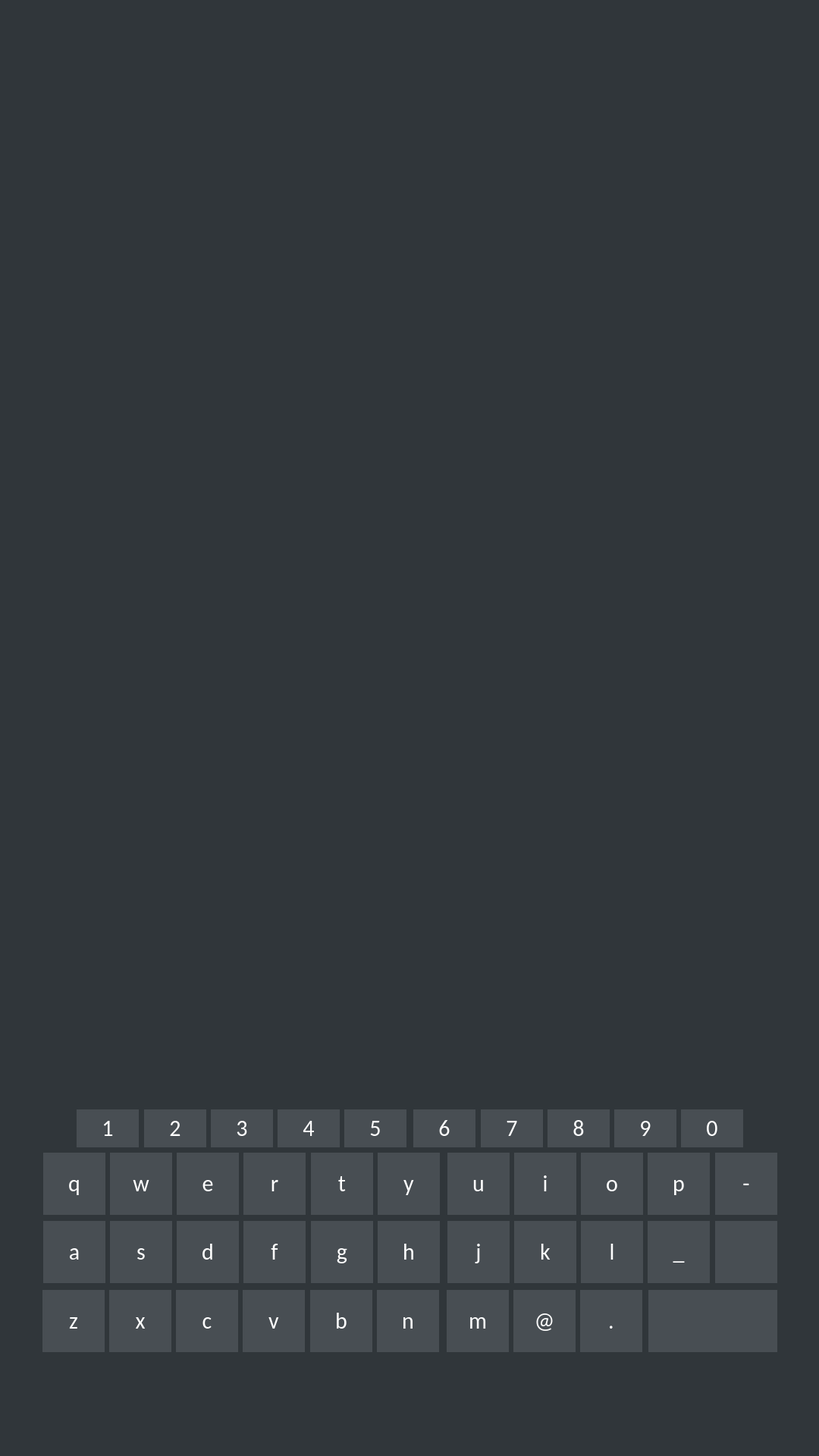
<?xml version="1.0" encoding="UTF-8"?>
<ui version="4.0">
 <class>emailMainWindow</class>
 <widget class="QMainWindow" name="emailMainWindow">
  <property name="geometry">
   <rect>
    <x>0</x>
    <y>0</y>
    <width>1080</width>
    <height>1920</height>
   </rect>
  </property>
  <property name="windowTitle">
   <string>MainWindow</string>
  </property>
  <widget class="QWidget" name="centralwidget">
   <widget class="QLabel" name="backgroundLabel">
    <property name="geometry">
     <rect>
      <x>0</x>
      <y>0</y>
      <width>1080</width>
      <height>1920</height>
     </rect>
    </property>
    <property name="styleSheet">
     <string notr="true">background-color: #30363A</string>
    </property>
    <property name="text">
     <string/>
    </property>
    <property name="pixmap">
     <pixmap>assets/EmailBackground.png</pixmap>
    </property>
   </widget>
   <widget class="QLabel" name="headerLabel">
    <property name="geometry">
     <rect>
      <x>0</x>
      <y>0</y>
      <width>1080</width>
      <height>189</height>
     </rect>
    </property>
    <property name="pixmap">
     <pixmap>assets/Header.png</pixmap>
    </property>
   </widget>
   <widget class="QPushButton" name="sendEmailButton">
    <property name="geometry">
     <rect>
      <x>347</x>
      <y>1215</y>
      <width>386</width>
      <height>108</height>
     </rect>
    </property>
    <property name="styleSheet">
     <string notr="true">background-image: url(assets/EmailSendButton.png);
border-style: outset;
border-width: 0px;
border-color: rgba(0,0,0,0);</string>
    </property>
    <property name="text">
     <string/>
    </property>
   </widget>
   <widget class="QLabel" name="label">
    <property name="geometry">
     <rect>
      <x>186</x>
      <y>925</y>
      <width>708</width>
      <height>48</height>
     </rect>
    </property>
    <property name="styleSheet">
     <string notr="true">font-family: TacticSans-Reg;
font-size: 40px;
color: #FFFFFF;</string>
    </property>
   </widget>
   <widget class="QPushButton" name="pushButton">
    <property name="geometry">
     <rect>
      <x>101</x>
      <y>1463</y>
      <width>82</width>
      <height>50</height>
     </rect>
    </property>
    <property name="styleSheet">
     <string notr="true">background-color: #484E53;
font-family: Calibri;
font-size: 30px;
color: #FFFFFF;
border-style: outset;
border-width: 0px;
border-color: rgba(0,0,0,0);</string>
    </property>
    <property name="text">
     <string>1</string>
    </property>
   </widget>
   <widget class="QPushButton" name="pushButton_2">
    <property name="geometry">
     <rect>
      <x>190</x>
      <y>1463</y>
      <width>82</width>
      <height>50</height>
     </rect>
    </property>
    <property name="styleSheet">
     <string notr="true">background-color: #484E53;
font-family: Calibri;
font-size: 30px;
color: #FFFFFF;
border-style: outset;
border-width: 0px;
border-color: rgba(0,0,0,0);</string>
    </property>
    <property name="text">
     <string>2</string>
    </property>
   </widget>
   <widget class="QPushButton" name="pushButton_3">
    <property name="geometry">
     <rect>
      <x>278</x>
      <y>1463</y>
      <width>82</width>
      <height>50</height>
     </rect>
    </property>
    <property name="styleSheet">
     <string notr="true">background-color: #484E53;
font-family: Calibri;
font-size: 30px;
color: #FFFFFF;
border-style: outset;
border-width: 0px;
border-color: rgba(0,0,0,0);</string>
    </property>
    <property name="text">
     <string>3</string>
    </property>
   </widget>
   <widget class="QPushButton" name="pushButton_4">
    <property name="geometry">
     <rect>
      <x>366</x>
      <y>1463</y>
      <width>82</width>
      <height>50</height>
     </rect>
    </property>
    <property name="styleSheet">
     <string notr="true">background-color: #484E53;
font-family: Calibri;
font-size: 30px;
color: #FFFFFF;
border-style: outset;
border-width: 0px;
border-color: rgba(0,0,0,0);</string>
    </property>
    <property name="text">
     <string>4</string>
    </property>
   </widget>
   <widget class="QPushButton" name="pushButton_5">
    <property name="geometry">
     <rect>
      <x>454</x>
      <y>1463</y>
      <width>82</width>
      <height>50</height>
     </rect>
    </property>
    <property name="styleSheet">
     <string notr="true">background-color: #484E53;
font-family: Calibri;
font-size: 30px;
color: #FFFFFF;
border-style: outset;
border-width: 0px;
border-color: rgba(0,0,0,0);</string>
    </property>
    <property name="text">
     <string>5</string>
    </property>
   </widget>
   <widget class="QPushButton" name="pushButton_6">
    <property name="geometry">
     <rect>
      <x>898</x>
      <y>1463</y>
      <width>82</width>
      <height>50</height>
     </rect>
    </property>
    <property name="styleSheet">
     <string notr="true">background-color: #484E53;
font-family: Calibri;
font-size: 30px;
color: #FFFFFF;
border-style: outset;
border-width: 0px;
border-color: rgba(0,0,0,0);</string>
    </property>
    <property name="text">
     <string>0</string>
    </property>
   </widget>
   <widget class="QPushButton" name="pushButton_7">
    <property name="geometry">
     <rect>
      <x>545</x>
      <y>1463</y>
      <width>82</width>
      <height>50</height>
     </rect>
    </property>
    <property name="styleSheet">
     <string notr="true">background-color: #484E53;
font-family: Calibri;
font-size: 30px;
color: #FFFFFF;
border-style: outset;
border-width: 0px;
border-color: rgba(0,0,0,0);</string>
    </property>
    <property name="text">
     <string>6</string>
    </property>
   </widget>
   <widget class="QPushButton" name="pushButton_8">
    <property name="geometry">
     <rect>
      <x>810</x>
      <y>1463</y>
      <width>82</width>
      <height>50</height>
     </rect>
    </property>
    <property name="styleSheet">
     <string notr="true">background-color: #484E53;
font-family: Calibri;
font-size: 30px;
color: #FFFFFF;
border-style: outset;
border-width: 0px;
border-color: rgba(0,0,0,0);</string>
    </property>
    <property name="text">
     <string>9</string>
    </property>
   </widget>
   <widget class="QPushButton" name="pushButton_9">
    <property name="geometry">
     <rect>
      <x>634</x>
      <y>1463</y>
      <width>82</width>
      <height>50</height>
     </rect>
    </property>
    <property name="styleSheet">
     <string notr="true">background-color: #484E53;
font-family: Calibri;
font-size: 30px;
color: #FFFFFF;
border-style: outset;
border-width: 0px;
border-color: rgba(0,0,0,0);</string>
    </property>
    <property name="text">
     <string>7</string>
    </property>
   </widget>
   <widget class="QPushButton" name="pushButton_10">
    <property name="geometry">
     <rect>
      <x>722</x>
      <y>1463</y>
      <width>82</width>
      <height>50</height>
     </rect>
    </property>
    <property name="styleSheet">
     <string notr="true">background-color: #484E53;
font-family: Calibri;
font-size: 30px;
color: #FFFFFF;
border-style: outset;
border-width: 0px;
border-color: rgba(0,0,0,0);</string>
    </property>
    <property name="text">
     <string>8</string>
    </property>
   </widget>
   <widget class="QPushButton" name="pushButton_11">
    <property name="geometry">
     <rect>
      <x>57</x>
      <y>1520</y>
      <width>82</width>
      <height>82</height>
     </rect>
    </property>
    <property name="styleSheet">
     <string notr="true">background-color: #484E53;
font-family: Calibri;
font-size: 30px;
color: #FFFFFF;
border-style: outset;
border-width: 0px;
border-color: rgba(0,0,0,0);</string>
    </property>
    <property name="text">
     <string>q</string>
    </property>
   </widget>
   <widget class="QPushButton" name="pushButton_12">
    <property name="geometry">
     <rect>
      <x>145</x>
      <y>1520</y>
      <width>82</width>
      <height>82</height>
     </rect>
    </property>
    <property name="styleSheet">
     <string notr="true">background-color: #484E53;
font-family: Calibri;
font-size: 30px;
color: #FFFFFF;
border-style: outset;
border-width: 0px;
border-color: rgba(0,0,0,0);</string>
    </property>
    <property name="text">
     <string>w</string>
    </property>
   </widget>
   <widget class="QPushButton" name="pushButton_13">
    <property name="geometry">
     <rect>
      <x>233</x>
      <y>1520</y>
      <width>82</width>
      <height>82</height>
     </rect>
    </property>
    <property name="styleSheet">
     <string notr="true">background-color: #484E53;
font-family: Calibri;
font-size: 30px;
color: #FFFFFF;
border-style: outset;
border-width: 0px;
border-color: rgba(0,0,0,0);</string>
    </property>
    <property name="text">
     <string>e</string>
    </property>
   </widget>
   <widget class="QPushButton" name="pushButton_14">
    <property name="geometry">
     <rect>
      <x>321</x>
      <y>1520</y>
      <width>82</width>
      <height>82</height>
     </rect>
    </property>
    <property name="styleSheet">
     <string notr="true">background-color: #484E53;
font-family: Calibri;
font-size: 30px;
color: #FFFFFF;
border-style: outset;
border-width: 0px;
border-color: rgba(0,0,0,0);</string>
    </property>
    <property name="text">
     <string>r</string>
    </property>
   </widget>
   <widget class="QPushButton" name="pushButton_15">
    <property name="geometry">
     <rect>
      <x>410</x>
      <y>1520</y>
      <width>82</width>
      <height>82</height>
     </rect>
    </property>
    <property name="styleSheet">
     <string notr="true">background-color: #484E53;
font-family: Calibri;
font-size: 30px;
color: #FFFFFF;
border-style: outset;
border-width: 0px;
border-color: rgba(0,0,0,0);</string>
    </property>
    <property name="text">
     <string>t</string>
    </property>
   </widget>
   <widget class="QPushButton" name="pushButton_16">
    <property name="geometry">
     <rect>
      <x>498</x>
      <y>1520</y>
      <width>82</width>
      <height>82</height>
     </rect>
    </property>
    <property name="styleSheet">
     <string notr="true">background-color: #484E53;
font-family: Calibri;
font-size: 30px;
color: #FFFFFF;
border-style: outset;
border-width: 0px;
border-color: rgba(0,0,0,0);</string>
    </property>
    <property name="text">
     <string>y</string>
    </property>
   </widget>
   <widget class="QPushButton" name="pushButton_17">
    <property name="geometry">
     <rect>
      <x>854</x>
      <y>1520</y>
      <width>82</width>
      <height>82</height>
     </rect>
    </property>
    <property name="styleSheet">
     <string notr="true">background-color: #484E53;
font-family: Calibri;
font-size: 30px;
color: #FFFFFF;
border-style: outset;
border-width: 0px;
border-color: rgba(0,0,0,0);</string>
    </property>
    <property name="text">
     <string>p</string>
    </property>
   </widget>
   <widget class="QPushButton" name="pushButton_18">
    <property name="geometry">
     <rect>
      <x>766</x>
      <y>1520</y>
      <width>82</width>
      <height>82</height>
     </rect>
    </property>
    <property name="styleSheet">
     <string notr="true">background-color: #484E53;
font-family: Calibri;
font-size: 30px;
color: #FFFFFF;
border-style: outset;
border-width: 0px;
border-color: rgba(0,0,0,0);</string>
    </property>
    <property name="text">
     <string>o</string>
    </property>
   </widget>
   <widget class="QPushButton" name="pushButton_19">
    <property name="geometry">
     <rect>
      <x>943</x>
      <y>1520</y>
      <width>82</width>
      <height>82</height>
     </rect>
    </property>
    <property name="styleSheet">
     <string notr="true">background-color: #484E53;
font-family: Calibri;
font-size: 30px;
color: #FFFFFF;
border-style: outset;
border-width: 0px;
border-color: rgba(0,0,0,0);</string>
    </property>
    <property name="text">
     <string>-</string>
    </property>
   </widget>
   <widget class="QPushButton" name="pushButton_21">
    <property name="geometry">
     <rect>
      <x>590</x>
      <y>1520</y>
      <width>82</width>
      <height>82</height>
     </rect>
    </property>
    <property name="styleSheet">
     <string notr="true">background-color: #484E53;
font-family: Calibri;
font-size: 30px;
color: #FFFFFF;
border-style: outset;
border-width: 0px;
border-color: rgba(0,0,0,0);</string>
    </property>
    <property name="text">
     <string>u</string>
    </property>
   </widget>
   <widget class="QPushButton" name="pushButton_22">
    <property name="geometry">
     <rect>
      <x>678</x>
      <y>1520</y>
      <width>82</width>
      <height>82</height>
     </rect>
    </property>
    <property name="styleSheet">
     <string notr="true">background-color: #484E53;
font-family: Calibri;
font-size: 30px;
color: #FFFFFF;
border-style: outset;
border-width: 0px;
border-color: rgba(0,0,0,0);</string>
    </property>
    <property name="text">
     <string>i</string>
    </property>
   </widget>
   <widget class="QPushButton" name="shiftButton">
    <property name="geometry">
     <rect>
      <x>943</x>
      <y>1610</y>
      <width>82</width>
      <height>82</height>
     </rect>
    </property>
    <property name="styleSheet">
     <string notr="true">background-color: #484E53;
font-family: Calibri;
font-size: 30px;
color: #FFFFFF;
border-style: outset;
border-width: 0px;
border-color: rgba(0,0,0,0);
background-image: url(assets/Shift.png);</string>
    </property>
    <property name="text">
     <string/>
    </property>
   </widget>
   <widget class="QPushButton" name="pushButton_23">
    <property name="geometry">
     <rect>
      <x>321</x>
      <y>1610</y>
      <width>82</width>
      <height>82</height>
     </rect>
    </property>
    <property name="styleSheet">
     <string notr="true">background-color: #484E53;
font-family: Calibri;
font-size: 30px;
color: #FFFFFF;
border-style: outset;
border-width: 0px;
border-color: rgba(0,0,0,0);</string>
    </property>
    <property name="text">
     <string>f</string>
    </property>
   </widget>
   <widget class="QPushButton" name="pushButton_24">
    <property name="geometry">
     <rect>
      <x>233</x>
      <y>1610</y>
      <width>82</width>
      <height>82</height>
     </rect>
    </property>
    <property name="styleSheet">
     <string notr="true">background-color: #484E53;
font-family: Calibri;
font-size: 30px;
color: #FFFFFF;
border-style: outset;
border-width: 0px;
border-color: rgba(0,0,0,0);</string>
    </property>
    <property name="text">
     <string>d</string>
    </property>
   </widget>
   <widget class="QPushButton" name="pushButton_25">
    <property name="geometry">
     <rect>
      <x>766</x>
      <y>1610</y>
      <width>82</width>
      <height>82</height>
     </rect>
    </property>
    <property name="styleSheet">
     <string notr="true">background-color: #484E53;
font-family: Calibri;
font-size: 30px;
color: #FFFFFF;
border-style: outset;
border-width: 0px;
border-color: rgba(0,0,0,0);</string>
    </property>
    <property name="text">
     <string>l</string>
    </property>
   </widget>
   <widget class="QPushButton" name="pushButton_26">
    <property name="geometry">
     <rect>
      <x>854</x>
      <y>1610</y>
      <width>82</width>
      <height>82</height>
     </rect>
    </property>
    <property name="styleSheet">
     <string notr="true">background-color: #484E53;
font-family: Calibri;
font-size: 30px;
color: #FFFFFF;
border-style: outset;
border-width: 0px;
border-color: rgba(0,0,0,0);</string>
    </property>
    <property name="text">
     <string>_</string>
    </property>
   </widget>
   <widget class="QPushButton" name="pushButton_27">
    <property name="geometry">
     <rect>
      <x>678</x>
      <y>1610</y>
      <width>82</width>
      <height>82</height>
     </rect>
    </property>
    <property name="styleSheet">
     <string notr="true">background-color: #484E53;
font-family: Calibri;
font-size: 30px;
color: #FFFFFF;
border-style: outset;
border-width: 0px;
border-color: rgba(0,0,0,0);</string>
    </property>
    <property name="text">
     <string>k</string>
    </property>
   </widget>
   <widget class="QPushButton" name="pushButton_28">
    <property name="geometry">
     <rect>
      <x>410</x>
      <y>1610</y>
      <width>82</width>
      <height>82</height>
     </rect>
    </property>
    <property name="styleSheet">
     <string notr="true">background-color: #484E53;
font-family: Calibri;
font-size: 30px;
color: #FFFFFF;
border-style: outset;
border-width: 0px;
border-color: rgba(0,0,0,0);</string>
    </property>
    <property name="text">
     <string>g</string>
    </property>
   </widget>
   <widget class="QPushButton" name="pushButton_29">
    <property name="geometry">
     <rect>
      <x>57</x>
      <y>1610</y>
      <width>82</width>
      <height>82</height>
     </rect>
    </property>
    <property name="styleSheet">
     <string notr="true">background-color: #484E53;
font-family: Calibri;
font-size: 30px;
color: #FFFFFF;
border-style: outset;
border-width: 0px;
border-color: rgba(0,0,0,0);</string>
    </property>
    <property name="text">
     <string>a</string>
    </property>
   </widget>
   <widget class="QPushButton" name="pushButton_30">
    <property name="geometry">
     <rect>
      <x>498</x>
      <y>1610</y>
      <width>82</width>
      <height>82</height>
     </rect>
    </property>
    <property name="styleSheet">
     <string notr="true">background-color: #484E53;
font-family: Calibri;
font-size: 30px;
color: #FFFFFF;
border-style: outset;
border-width: 0px;
border-color: rgba(0,0,0,0);</string>
    </property>
    <property name="text">
     <string>h</string>
    </property>
   </widget>
   <widget class="QPushButton" name="pushButton_31">
    <property name="geometry">
     <rect>
      <x>590</x>
      <y>1610</y>
      <width>82</width>
      <height>82</height>
     </rect>
    </property>
    <property name="styleSheet">
     <string notr="true">background-color: #484E53;
font-family: Calibri;
font-size: 30px;
color: #FFFFFF;
border-style: outset;
border-width: 0px;
border-color: rgba(0,0,0,0);</string>
    </property>
    <property name="text">
     <string>j</string>
    </property>
   </widget>
   <widget class="QPushButton" name="pushButton_32">
    <property name="geometry">
     <rect>
      <x>145</x>
      <y>1610</y>
      <width>82</width>
      <height>82</height>
     </rect>
    </property>
    <property name="styleSheet">
     <string notr="true">background-color: #484E53;
font-family: Calibri;
font-size: 30px;
color: #FFFFFF;
border-style: outset;
border-width: 0px;
border-color: rgba(0,0,0,0);</string>
    </property>
    <property name="text">
     <string>s</string>
    </property>
   </widget>
   <widget class="QPushButton" name="pushButton_20">
    <property name="geometry">
     <rect>
      <x>320</x>
      <y>1701</y>
      <width>82</width>
      <height>82</height>
     </rect>
    </property>
    <property name="styleSheet">
     <string notr="true">background-color: #484E53;
font-family: Calibri;
font-size: 30px;
color: #FFFFFF;
border-style: outset;
border-width: 0px;
border-color: rgba(0,0,0,0);</string>
    </property>
    <property name="text">
     <string>v</string>
    </property>
   </widget>
   <widget class="QPushButton" name="pushButton_33">
    <property name="geometry">
     <rect>
      <x>232</x>
      <y>1701</y>
      <width>82</width>
      <height>82</height>
     </rect>
    </property>
    <property name="styleSheet">
     <string notr="true">background-color: #484E53;
font-family: Calibri;
font-size: 30px;
color: #FFFFFF;
border-style: outset;
border-width: 0px;
border-color: rgba(0,0,0,0);</string>
    </property>
    <property name="text">
     <string>c</string>
    </property>
   </widget>
   <widget class="QPushButton" name="pushButton_34">
    <property name="geometry">
     <rect>
      <x>765</x>
      <y>1701</y>
      <width>82</width>
      <height>82</height>
     </rect>
    </property>
    <property name="styleSheet">
     <string notr="true">background-color: #484E53;
font-family: Calibri;
font-size: 30px;
color: #FFFFFF;
border-style: outset;
border-width: 0px;
border-color: rgba(0,0,0,0);</string>
    </property>
    <property name="text">
     <string>.</string>
    </property>
   </widget>
   <widget class="QPushButton" name="pushButton_35">
    <property name="geometry">
     <rect>
      <x>677</x>
      <y>1701</y>
      <width>82</width>
      <height>82</height>
     </rect>
    </property>
    <property name="styleSheet">
     <string notr="true">background-color: #484E53;
font-family: Calibri;
font-size: 30px;
color: #FFFFFF;
border-style: outset;
border-width: 0px;
border-color: rgba(0,0,0,0);</string>
    </property>
    <property name="text">
     <string>@</string>
    </property>
   </widget>
   <widget class="QPushButton" name="pushButton_36">
    <property name="geometry">
     <rect>
      <x>409</x>
      <y>1701</y>
      <width>82</width>
      <height>82</height>
     </rect>
    </property>
    <property name="styleSheet">
     <string notr="true">background-color: #484E53;
font-family: Calibri;
font-size: 30px;
color: #FFFFFF;
border-style: outset;
border-width: 0px;
border-color: rgba(0,0,0,0);</string>
    </property>
    <property name="text">
     <string>b</string>
    </property>
   </widget>
   <widget class="QPushButton" name="pushButton_37">
    <property name="geometry">
     <rect>
      <x>589</x>
      <y>1701</y>
      <width>82</width>
      <height>82</height>
     </rect>
    </property>
    <property name="styleSheet">
     <string notr="true">background-color: #484E53;
font-family: Calibri;
font-size: 30px;
color: #FFFFFF;
border-style: outset;
border-width: 0px;
border-color: rgba(0,0,0,0);</string>
    </property>
    <property name="text">
     <string>m</string>
    </property>
   </widget>
   <widget class="QPushButton" name="pushButton_38">
    <property name="geometry">
     <rect>
      <x>497</x>
      <y>1701</y>
      <width>82</width>
      <height>82</height>
     </rect>
    </property>
    <property name="styleSheet">
     <string notr="true">background-color: #484E53;
font-family: Calibri;
font-size: 30px;
color: #FFFFFF;
border-style: outset;
border-width: 0px;
border-color: rgba(0,0,0,0);</string>
    </property>
    <property name="text">
     <string>n</string>
    </property>
   </widget>
   <widget class="QPushButton" name="pushButton_39">
    <property name="geometry">
     <rect>
      <x>56</x>
      <y>1701</y>
      <width>82</width>
      <height>82</height>
     </rect>
    </property>
    <property name="styleSheet">
     <string notr="true">background-color: #484E53;
font-family: Calibri;
font-size: 30px;
color: #FFFFFF;
border-style: outset;
border-width: 0px;
border-color: rgba(0,0,0,0);</string>
    </property>
    <property name="text">
     <string>z</string>
    </property>
   </widget>
   <widget class="QPushButton" name="pushButton_40">
    <property name="geometry">
     <rect>
      <x>144</x>
      <y>1701</y>
      <width>82</width>
      <height>82</height>
     </rect>
    </property>
    <property name="styleSheet">
     <string notr="true">background-color: #484E53;
font-family: Calibri;
font-size: 30px;
color: #FFFFFF;
border-style: outset;
border-width: 0px;
border-color: rgba(0,0,0,0);</string>
    </property>
    <property name="text">
     <string>x</string>
    </property>
   </widget>
   <widget class="QPushButton" name="backspaceButton">
    <property name="geometry">
     <rect>
      <x>855</x>
      <y>1701</y>
      <width>170</width>
      <height>82</height>
     </rect>
    </property>
    <property name="styleSheet">
     <string notr="true">background-color: #484E53;
font-family: Calibri;
font-size: 30px;
color: #FFFFFF;
border-style: outset;
border-width: 0px;
border-color: rgba(0,0,0,0);
background-image: url(assets/Backspace.png);</string>
    </property>
    <property name="text">
     <string/>
    </property>
   </widget>
  </widget>
 </widget>
 <resources/>
 <connections/>
</ui>
